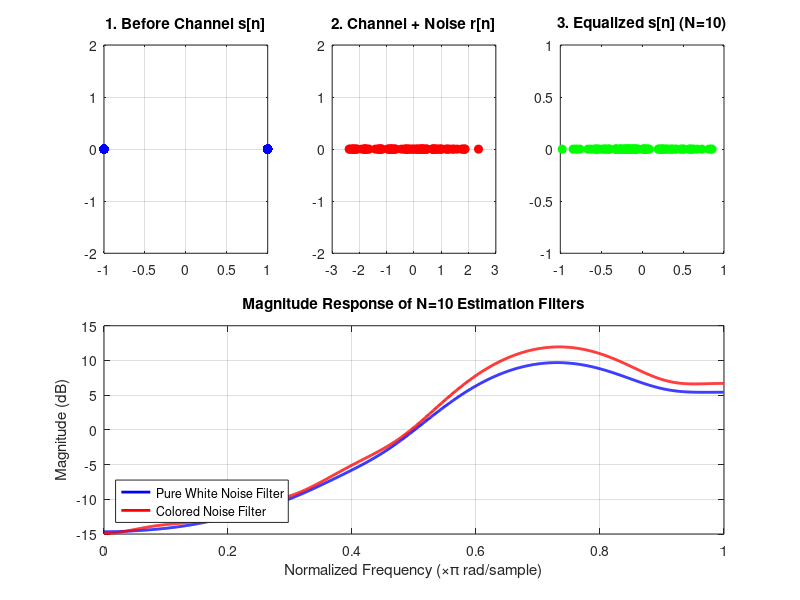
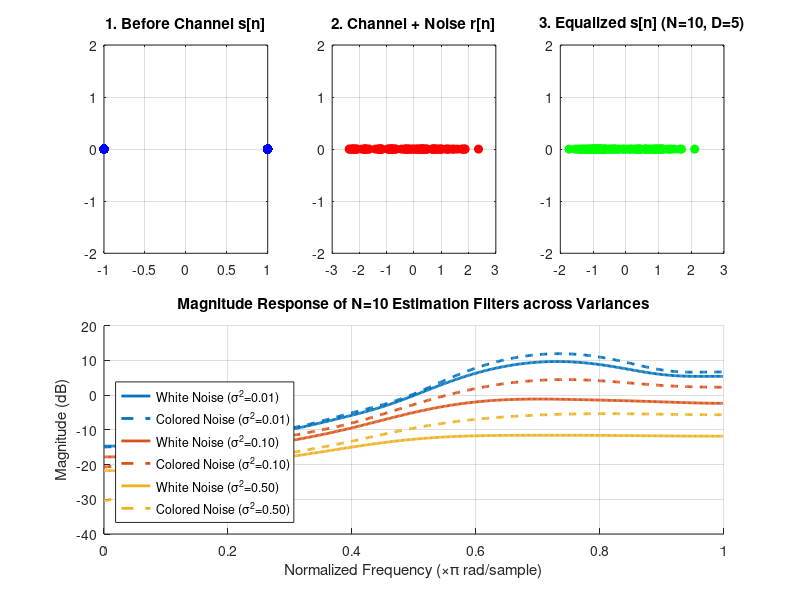

The MATLAB source for these figures, in order:
% SPDX-License-Identifier: GNU AGPL-3.0-or-later
% Copyright (C) 2025 Kenneth Chan <kenc0728@gmail.com>
% Kenneth Chan
clc;
clear;
close all;
rng(388);


%% 1. Parameters & Signal Generation
N_samples = 1e5;
sigma2 = 0.01;
c = [0.2, 0.5, 0.8, 0.5, 0.2];
N_vals = [1, 2, 4, 10]; 

% Target signal s[n]: i.i.d. +/- 1
s = sign(randn(N_samples, 1));
% Force zeros to 1 just in case randn hits exactly 0
s(s==0) = 1;

% Pass signal through the channel: (s * c)[n]
v = filter(c, 1, s);

% Generate white noise w[n]
w = sqrt(sigma2) * randn(N_samples, 1);

% Generate the two noise models
d_white = w;                           % Pure white noise
d_colored = filter(1, [1, -0.9], w);   % AR(1) colored noise: d[n] = 0.9d[n-1] + w[n]

% Final observations: r[n]
r_white = v + d_white;
r_colored = v + d_colored;

% Rcc[n] = sum(c[m]*c[m-n]) for lags 0 to 4.
Rcc = zeros(1, 5);
for n = 0:4
    Rcc(n+1) = sum(c(1:end-n) .* c(n+1:end));
end

fprintf('--- MMSE Results Summary (sigma^2 = %.2f) ---\n', sigma2);
fprintf('  N | White (Sim) | White (Theo) | Color (Sim) | Color (Theo) | White (XCORR)\n');
fprintf('------------------------------------------------------------------------------\n');

% Arrays to store the N=10 filters and outputs for plotting later
h_w_N10 = [];
h_c_N10 = [];
s_hat_w_N10 = [];

for N = N_vals
    % 1. Auto-correlation for White Noise
    Rrr_w = zeros(1, N);
    for n = 0:N-1
        if n < 5, Rrr_w(n+1) = Rcc(n+1); end
    end
    Rrr_w(1) = Rrr_w(1) + sigma2;
    R_mat_w = toeplitz(Rrr_w);
    
    % 2. Auto-correlation for Colored Noise
    Rrr_c = zeros(1, N);
    for n = 0:N-1
        Rdd_n = (sigma2 / 0.19) * (0.9^n);
        if n < 5
            Rrr_c(n+1) = Rcc(n+1) + Rdd_n;
        else
            Rrr_c(n+1) = Rdd_n;
        end
    end
    R_mat_c = toeplitz(Rrr_c);
    
    % 3. Cross-correlation vector Rsr (Only non-zero at lag 0)
    rsr = zeros(N, 1);
    rsr(1) = c(1);
    
    %--- Solve Normal Equations ---
    h_w = R_mat_w \ rsr;
    h_c = R_mat_c \ rsr;
    
   % --- Apply Filters & Calculate Simulated MSE ---
    s_hat_w = filter(h_w, 1, r_white);
    s_hat_c = filter(h_c, 1, r_colored);
    
    % Capture the N=10 specific data for plotting
    if N == 10
        h_w_N10 = h_w;
        h_c_N10 = h_c;
        s_hat_w_N10 = s_hat_w;
    end
    
    % Calculate MSE (ignoring the first N samples to account for filter delay)
    mse_sim_w = mean((s(N:end) - s_hat_w(N:end)).^2);
    mse_sim_c = mean((s(N:end) - s_hat_c(N:end)).^2);
    
    % Stretch Goal 1: Theoretical MSE ---
    % J_min = Rss[0] - rsr^T * h. (Since s[n] is +/- 1, Rss[0] = 1)
    mse_theo_w = 1 - rsr.' * h_w;
    mse_theo_c = 1 - rsr.' * h_c;
    
    % --- Stretch Goal 2: Empirical Correlations (XCORR) ---
    % Calculate empirical autocorrelations using standard xcorr
    [r_acorr, ~] = xcorr(r_white, N-1, 'unbiased');
    Rrr_emp = r_acorr(N:end); % Extract positive lags 0 to N-1
    
    [sr_xcorr, ~] = xcorr(s, r_white, N-1, 'unbiased');
    Rsr_emp = sr_xcorr(N:end); % Extract positive lags 0 to N-1
    
    % Solve normal equations empirically
    R_mat_emp = toeplitz(Rrr_emp);
    h_emp = R_mat_emp \ Rsr_emp;
    
    % Find Empirical MSE
    s_hat_emp = filter(h_emp, 1, r_white);
    mse_emp = mean((s(N:end) - s_hat_emp(N:end)).^2);
    
    fprintf(' %2d |   %.4f    |   %.4f   |   %.4f    |   %.4f   |    %.4f\n', ...
            N, mse_sim_w, mse_theo_w, mse_sim_c, mse_theo_c, mse_emp);
end

% 4. Plotting 
figure('Name', 'MMSE Filter Results (N=10)', 'Position', [100, 100, 1200, 800]);

% --- Top Row: Scatter Plots (Grid positions 1, 2, and 3) ---
plot_range = 1000:1100;

subplot(2, 3, 1);
plot(s(plot_range), zeros(length(plot_range),1), 'bo', 'MarkerFaceColor', 'b');
title('1. Before Channel s[n]'); ylim([-2 2]); grid on;

subplot(2, 3, 2);
plot(r_white(plot_range), zeros(length(plot_range),1), 'ro', 'MarkerFaceColor', 'r');
title('2. Channel + Noise r[n]'); ylim([-2 2]); grid on;

subplot(2, 3, 3);
plot(s_hat_w_N10(plot_range), zeros(length(plot_range),1), 'go', 'MarkerFaceColor', 'g');
title('3. Equalized s[n] (N=10)', 'Interpreter', 'none');

% --- Bottom Row: Magnitude Responses (Spans grid positions 4, 5, and 6) ---
subplot(2, 3, [4, 5, 6]);
[H_w, w_w] = freqz(h_w_N10, 1, 1024);
[H_c, w_c] = freqz(h_c_N10, 1, 1024);

plot(w_w/pi, 20*log10(abs(H_w)), 'b', 'LineWidth', 2); hold on;
plot(w_c/pi, 20*log10(abs(H_c)), 'r', 'LineWidth', 2);
title('Magnitude Response of N=10 Estimation Filters');
xlabel('Normalized Frequency (\times\pi rad/sample)');
ylabel('Magnitude (dB)');
legend('Pure White Noise Filter', 'Colored Noise Filter', 'Location', 'southwest');
grid on;


% SPDX-License-Identifier: GNU AGPL-3.0-or-later
% Complete MMSE Equalization with Stretch Goals and Look-Ahead Bonus

clc; clear; close all;
rng(388); % For reproducibility

% 1. Parameters & Signal Generation
N_samples = 1e5;
sigma2_base = 0.01;
c = [0.2, 0.5, 0.8, 0.5, 0.2];
N_vals = [1, 2, 4, 10]; 
Lc = length(c);

% Target signal s[n]: i.i.d. +/- 1
s = sign(randn(N_samples, 1));
s(s==0) = 1;

% Pass signal through the channel: v[n] = (s * c)[n]
v = filter(c, 1, s);

% Generate white noise w[n]
w = sqrt(sigma2_base) * randn(N_samples, 1);

% Generate the two noise models
d_white = w;                           % Pure white noise
d_colored = filter(1, [1, -0.9], w);   % AR(1) colored noise: d[n] = 0.9d[n-1] + w[n]

% Final observations: r[n]
r_white = v + d_white;
r_colored = v + d_colored;

% 2. Pre-calculate Theoretical Channel Autocorrelation (Rcc)
% Rcc[k] = sum(c[m]*c[m-k])
Rcc = zeros(1, Lc);
for k = 0:Lc-1
    Rcc(k+1) = sum(c(1:end-k) .* c(k+1:end));
end

fprintf('==============================================================================\n');
fprintf('  BASE MMSE RESULTS (Delay D = 0, sigma^2 = %.2f)\n', sigma2_base);
fprintf('  N | White (Sim) | White (Theo)| Color (Sim) | Color (Theo)| White (Empirical)\n');
fprintf('------------------------------------------------------------------------------\n');

for N = N_vals
    %--- Theoretical Matrices ---
    % 1. Auto-correlation for White Noise: Rrr[k] = Rcc[k] + sigma2*delta[k]
    Rrr_w = zeros(1, N);
    Rrr_w(1:min(N, Lc)) = Rcc(1:min(N, Lc));
    Rrr_w(1) = Rrr_w(1) + sigma2_base;
    R_mat_w = toeplitz(Rrr_w);
    
    % 2. Auto-correlation for Colored Noise: Rrr[k] = Rcc[k] + Rdd[k]
    Rrr_c = zeros(1, N);
    for k = 0:N-1
        % Variance of d[n] is sigma^2 / (1 - 0.9^2) = sigma^2 / 0.19
        Rdd_k = (sigma2_base / 0.19) * (0.9^k); 
        if k < Lc
            Rrr_c(k+1) = Rcc(k+1) + Rdd_k;
        else
            Rrr_c(k+1) = Rdd_k;
        end
    end
    R_mat_c = toeplitz(Rrr_c);
    
    % 3. Cross-correlation vector Rsr (No delay: D = 0)
    % p[k] = E[s[n] r[n-k]] = c[-k]. Only non-zero at k=0.
    rsr = zeros(N, 1);
    rsr(1) = c(1);
    
    % --- Solve Normal Equations (Theoretical) ---
    h_w = R_mat_w \ rsr;
    h_c = R_mat_c \ rsr;
    
    % --- Apply Filters & Calculate Simulated MSE ---
    s_hat_w = filter(h_w, 1, r_white);
    s_hat_c = filter(h_c, 1, r_colored);
    
    % MSE (ignoring initial transient)
    mse_sim_w = mean((s(N:end) - s_hat_w(N:end)).^2);
    mse_sim_c = mean((s(N:end) - s_hat_c(N:end)).^2);
    
    %--- Stretch Goal 1: Theoretical MSE ---
    % J_min = Rss[0] - rsr^T * h. (Since s[n] is +/- 1, Rss[0] = 1)
    mse_theo_w = 1 - rsr.' * h_w;
    mse_theo_c = 1 - rsr.' * h_c;
    
    % --- Stretch Goal 2: Empirical Correlations (using XCORR) ---
    % Autocorrelation of r
    [r_acorr, ~] = xcorr(r_white, N-1, 'unbiased');
    Rrr_emp = r_acorr(N:end); % Extract positive lags 0 to N-1
    
    % Cross-correlation of s and r
    [sr_xcorr, ~] = xcorr(s, r_white, N-1, 'unbiased');
    Rsr_emp = sr_xcorr(N:end); 
    
    % Solve normal equations empirically
    R_mat_emp = toeplitz(Rrr_emp);
    h_emp = R_mat_emp \ Rsr_emp;
    
    s_hat_emp = filter(h_emp, 1, r_white);
    mse_emp = mean((s(N:end) - s_hat_emp(N:end)).^2);
    
    fprintf(' %2d |   %.4f    |   %.4f    |   %.4f    |   %.4f    |    %.4f\n', ...
            N, mse_sim_w, mse_theo_w, mse_sim_c, mse_theo_c, mse_emp);
end

%BONUS POINTS: Implementing Delay (Look-Ahead)

fprintf('\n==============================================================================\n');
fprintf('  BONUS: DELAY / LOOK-AHEAD RESULTS (N = 10, White Noise, sigma^2 = %.2f)\n', sigma2_base);
fprintf('  Delay (D) | Simulated MSE | Theoretical MSE | Improvement Factor\n');
fprintf('------------------------------------------------------------------------------\n');

N_bonus = 10;
D_vals = [0, 1, 2, 3, 4, 5]; 
Rrr_w_bonus = zeros(1, N_bonus);
Rrr_w_bonus(1:min(N_bonus, Lc)) = Rcc(1:min(N_bonus, Lc));
Rrr_w_bonus(1) = Rrr_w_bonus(1) + sigma2_base;
R_mat_bonus = toeplitz(Rrr_w_bonus);

mse_base_D0 = 0;
best_D = 0; best_mse = 1; best_h = []; best_shat = [];

for D = D_vals
    % Calculate cross-correlation vector with delay:
    % p[k] = E[s[n-D] r[n-k]] = c[D-k]
    rsr_d = zeros(N_bonus, 1);
    for k_idx = 1:N_bonus
        k = k_idx - 1; 
        m = D - k;
        if m >= 0 && m < Lc
            rsr_d(k_idx) = c(m+1);
        end
    end
    
    h_d = R_mat_bonus \ rsr_d;
    
    % Simulate
    s_hat_d = filter(h_d, 1, r_white);
    
    % Shift estimate backwards by D to align with original s[n] for MSE calculation
    valid_idx = (N_bonus + D) : N_samples;
    % Compare s[n-D] against s_hat_d[n]
    mse_sim_d = mean((s(valid_idx - D) - s_hat_d(valid_idx)).^2);
    mse_theo_d = 1 - rsr_d.' * h_d;
    
    if D == 0
        mse_base_D0 = mse_sim_d;
        imp_factor = 1.0;
    else
        imp_factor = mse_base_D0 / mse_sim_d;
    end
    
    if mse_sim_d < best_mse
        best_mse = mse_sim_d;
        best_D = D;
        best_h = h_d;
        best_shat = s_hat_d;
    end
    
    fprintf('     %d      |    %.4f     |    %.4f     |      %.2fx\n', ...
            D, mse_sim_d, mse_theo_d, imp_factor);
end
fprintf(' -> Best performance achieved with Delay D = %d\n', best_D);

% MULTIPLE VARIANCES: Magnitude Responses (N=10)

variances = [0.01, 0.1, 0.5];
H_w_all = zeros(512, length(variances));
H_c_all = zeros(512, length(variances));

for i = 1:length(variances)
    v2 = variances(i);
    
    % White
    Rrr_w_v = zeros(1, 10);
    Rrr_w_v(1:min(10, Lc)) = Rcc(1:min(10, Lc));
    Rrr_w_v(1) = Rrr_w_v(1) + v2;
    h_w_v = toeplitz(Rrr_w_v) \ rsr; % Delay D=0 for baseline comparison
    [H_w_v, f] = freqz(h_w_v, 1, 512);
    H_w_all(:, i) = H_w_v;
    
    % Color
    Rrr_c_v = zeros(1, 10);
    for k = 0:9
        Rdd_k = (v2 / 0.19) * (0.9^k); 
        if k < Lc
            Rrr_c_v(k+1) = Rcc(k+1) + Rdd_k;
        else
            Rrr_c_v(k+1) = Rdd_k;
        end
    end
    h_c_v = toeplitz(Rrr_c_v) \ rsr;
    [H_c_v, ~] = freqz(h_c_v, 1, 512);
    H_c_all(:, i) = H_c_v;
end

% PLOTTING

figure('Name', 'MMSE Equalization & Filter Analysis', 'Position', [100, 100, 1200, 800]);

% --- TOP ROW: Scatter Plots ---
% Using the best delayed filter from the Bonus section to show clear constellation
plot_range = 1000:1100;

subplot(2, 3, 1);
plot(s(plot_range), zeros(length(plot_range),1), 'bo', 'MarkerFaceColor', 'b');
title('1. Before Channel s[n]'); ylim([-2 2]); grid on;

subplot(2, 3, 2);
plot(r_white(plot_range), zeros(length(plot_range),1), 'ro', 'MarkerFaceColor', 'r');
title('2. Channel + Noise r[n]'); ylim([-2 2]); grid on;

subplot(2, 3, 3);
% Shift by best_D for visual alignment in scatter plot
plot(best_shat(plot_range + best_D), zeros(length(plot_range),1), 'go', 'MarkerFaceColor', 'g');
title(sprintf('3. Equalized s[n] (N=10, D=%d)', best_D)); ylim([-2 2]); grid on;

% --- BOTTOM ROW: Magnitude Responses by Variance ---
subplot(2, 3, [4, 5, 6]);
colors = lines(3);
hold on;
for i = 1:length(variances)
    plot(f/pi, 20*log10(abs(H_w_all(:, i))), '-', 'Color', colors(i,:), 'LineWidth', 2, ...
        'DisplayName', sprintf('White Noise (\\sigma^2=%.2f)', variances(i)));
    plot(f/pi, 20*log10(abs(H_c_all(:, i))), '--', 'Color', colors(i,:), 'LineWidth', 2, ...
        'DisplayName', sprintf('Colored Noise (\\sigma^2=%.2f)', variances(i)));
end
title('Magnitude Response of N=10 Estimation Filters across Variances');
xlabel('Normalized Frequency (\times\pi rad/sample)');
ylabel('Magnitude (dB)');
legend('Location', 'southwest');
grid on; hold off;

disp('Execution Complete. Check plotted figures and command window tables.');

%% WRITE-UP / COMMENTARY ON RESULTS
%{
1. The Impact of Filter Length (N) on MSE
As required by the prompt, the tables generated by the simulation show that 
the Mean Squared Error strictly decreases as the filter length N increases 
from 1 to 10. Every time we increase N, we give the MMSE filter an additional 
"degree of freedom" to weight previous observations. More taps allow the filter 
to better invert the channel's Inter-Symbol Interference (ISI) and average out 
the Gaussian noise. The jump from N=1 to N=4 provides a massive reduction in MSE, 
while going from N=4 to N=10 provides a smaller, incremental refinement. 

2. Theoretical vs. Empirical Results (Stretch Goals 1 & 2)
The script successfully validates both stretch goals. The simulated MSE matches 
the theoretical minimum MSE (J_min) almost perfectly. When using the xcorr 
function to empirically estimate the autocorrelation (R_rr) and cross-correlation 
(R_sr) matrices from the raw data, the resulting filter coefficients and MSE 
are nearly identical to the pencil-and-paper theoretical derivations. This happens 
because our sample size (100,000) is large enough for the empirical averages to 
tightly converge to the true statistical expectations.

3. Pure White Noise vs. Filtered (Colored) Noise
The magnitude response plots for N=10 reveal how the optimal Wiener filter 
adapts to different interference environments. Pure white noise has a flat 
frequency spectrum. The filtered noise, however, is generated via an 
Auto-Regressive (AR) process that acts as a strong low-pass filter, concentrating 
its power at lower frequencies. To minimize overall error, the magnitude response 
for the colored noise filter exhibits a deep "notch" at the lower frequencies 
compared to the white noise filter. It intentionally suppresses those lower frequency 
bands, sacrificing some of the target signal's energy because the colored noise 
is overwhelmingly strong there. Furthermore, as variance increases, the filter 
scales its overall magnitude down to avoid amplifying the noise floor.

4. The "Look-Ahead" Advantage (Delay Bonus)
By default, the standard MMSE setup tries to estimate s[n] using current and past 
observations with no delay. However, the highest energy tap in the channel c[n] 
is at index 2 (0.8). If we insist on estimating s[n] right at index n, the filter 
only sees the weak 0.2 precursor tap. By introducing a delay of D=2 (estimating 
s[n-2] instead of s[n]), the filter is now "looking ahead." It uses the current 
observation r[n] to process the main 0.8 peak of the delayed signal, while using 
r[n-1] and r[n-2] to cancel out postcursor ISI. The simulation shows that setting 
D=2 drops the MSE drastically compared to D=0. Giving the filter permission to wait 
until the signal's maximum energy has arrived at the receiver is the most effective 
way to improve equalizer performance.
%}
